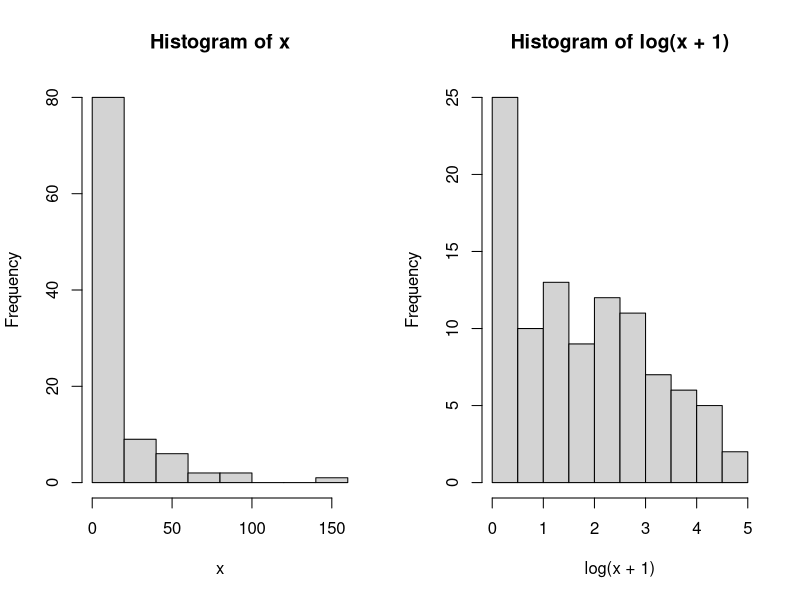

R code for this plot:
## ---- chunk 1
#| echo: false

par(mfrow = c(1,2))
x <- rnbinom(n = 100, size = 1/2, mu = 10)
hist(x)
hist(log(x+1))

mean_x <- mean(x)
var_x <- var(x)
